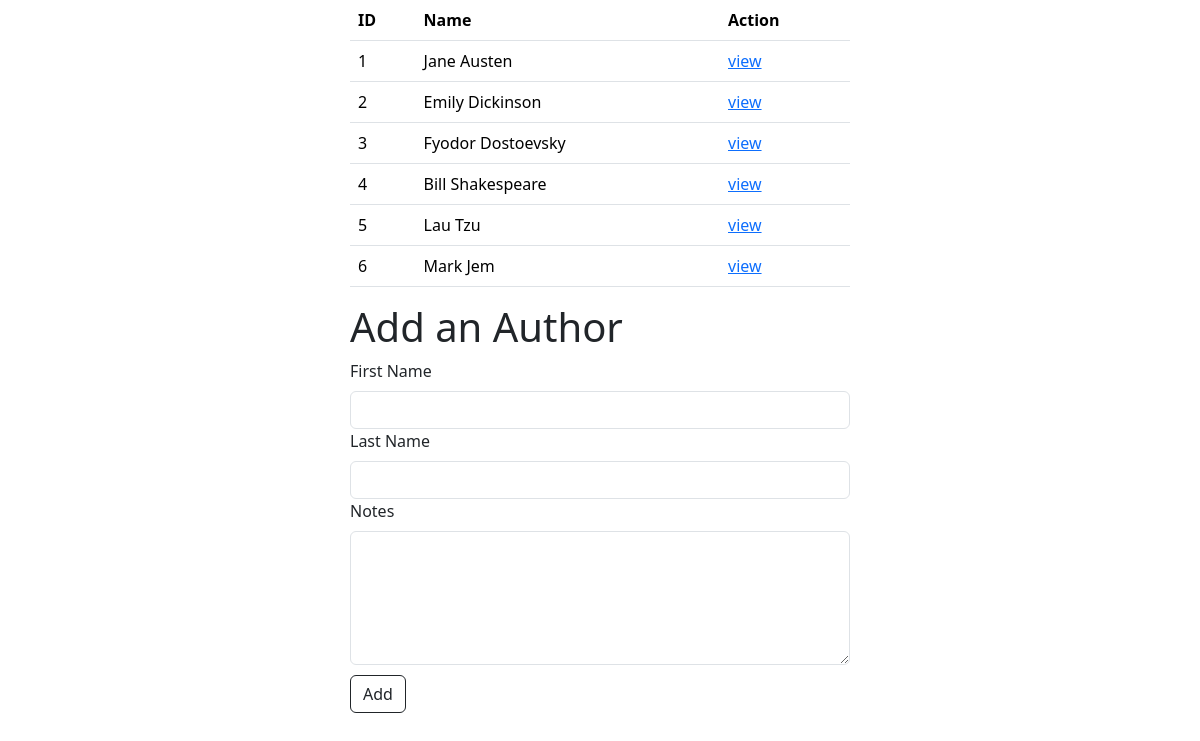
The app's page /authors with its own data.
### books_authors_app/models.py (models this page shows)
class Author(models.Model):
    first_name = models.CharField(max_length=45)
    last_name = models.CharField(max_length=45)
    notes = models.TextField()
    books = models.ManyToManyField(Book, related_name='authors')
    created_at = models.DateTimeField(auto_now_add=True)
    updated_at = models.DateTimeField(auto_now=True)

### books_authors_app/views.py (the view)
# urls.py: path('authors', views.index_authors),
def index_authors(request):
    context={
        "authors": models.display_all_authors()
    }
    return render(request, 'index_authors.html',context)

### books_authors_app/models.py (called while the page is built)
def display_all_authors():
    return Author.objects.all()

### books_authors_app/templates/index_authors.html (shortened to what this page needs)
<!DOCTYPE html>
<html lang="en">
<head>
    <link href="https://cdn.jsdelivr.net/npm/bootstrap@5.3.3/dist/css/bootstrap.min.css" rel="stylesheet">
    {% load static %}
    <link rel="stylesheet" href="{% static 'css/style.css' %}">
</head>
<body>
    <table class="table">
        <tr>
            <th>ID</th>
            <th>Name</th>
            <th>Action</th>
        </tr>
        {% for author in authors %}
        <tr>
            <td>{{ author.id }}</td>
            <td>{{ author.first_name }} {{ author.last_name }}</td>
            <td><a href="/authors/{{ author.id }}">view</a></td>
        </tr>
        {% endfor %}
    </table>
    <h1>Add an Author</h1>
    <form action="/add_author" method="post">
        <div>
            <label for="f-name" class="form-label">First Name</label>
            <input type="f-name" name="f-name" id="f-name" class="form-control">
        </div>
        <div>
            <label for="l-name" class="form-label">Last Name</label>
            <input type="l-name" name="l-name" id="l-name" class="form-control">
        </div>
        <div>
            <label for="notes" class="form-label">Notes</label>
            <textarea name="notes" id="notes" cols="30" rows="5" class="form-control"></textarea>
        </div>
        <button class="btn btn-outline-dark">Add</button>
    </form>
</body>
</html>

### books_authors_app/static/css/style.css (style rules this page uses)
body { max-width: 500px; margin: auto; }
.btn { margin-top: 10px; }

### records on screen
Author: id "1", first_name "Jane", last_name "Austen"
Author: id "2", first_name "Emily", last_name "Dickinson"
Author: id "3", first_name "Fyodor", last_name "Dostoevsky"
Author: id "4", first_name "Bill", last_name "Shakespeare"
Author: id "5", first_name "Lau", last_name "Tzu"
Author: id "6", first_name "Mark", last_name "Jem"
